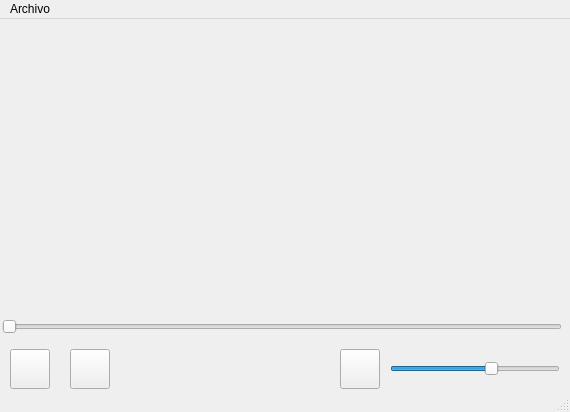
<?xml version="1.0" encoding="UTF-8"?>
<ui version="4.0">
 <class>MainWindow</class>
 <widget class="QMainWindow" name="MainWindow">
  <property name="geometry">
   <rect>
    <x>0</x>
    <y>0</y>
    <width>570</width>
    <height>412</height>
   </rect>
  </property>
  <property name="windowTitle">
   <string>Reproductor</string>
  </property>
  <widget class="QWidget" name="centralwidget">
   <widget class="QWidget" name="verticalLayoutWidget">
    <property name="geometry">
     <rect>
      <x>3</x>
      <y>0</y>
      <width>561</width>
      <height>291</height>
     </rect>
    </property>
    <layout class="QVBoxLayout" name="video">
     <property name="sizeConstraint">
      <enum>QLayout::SetMaximumSize</enum>
     </property>
    </layout>
   </widget>
   <widget class="QSlider" name="volumen">
    <property name="geometry">
     <rect>
      <x>390</x>
      <y>330</y>
      <width>170</width>
      <height>40</height>
     </rect>
    </property>
    <property name="sliderPosition">
     <number>60</number>
    </property>
    <property name="orientation">
     <enum>Qt::Horizontal</enum>
    </property>
    <property name="tickInterval">
     <number>1</number>
    </property>
   </widget>
   <widget class="QPushButton" name="play">
    <property name="geometry">
     <rect>
      <x>10</x>
      <y>330</y>
      <width>40</width>
      <height>40</height>
     </rect>
    </property>
    <property name="text">
     <string/>
    </property>
   </widget>
   <widget class="QPushButton" name="stop">
    <property name="geometry">
     <rect>
      <x>70</x>
      <y>330</y>
      <width>40</width>
      <height>40</height>
     </rect>
    </property>
    <property name="text">
     <string/>
    </property>
   </widget>
   <widget class="QSlider" name="proceso">
    <property name="geometry">
     <rect>
      <x>2</x>
      <y>300</y>
      <width>560</width>
      <height>16</height>
     </rect>
    </property>
    <property name="orientation">
     <enum>Qt::Horizontal</enum>
    </property>
   </widget>
   <widget class="QPushButton" name="mute">
    <property name="geometry">
     <rect>
      <x>340</x>
      <y>330</y>
      <width>40</width>
      <height>40</height>
     </rect>
    </property>
    <property name="text">
     <string/>
    </property>
   </widget>
  </widget>
  <widget class="QMenuBar" name="menubar">
   <property name="geometry">
    <rect>
     <x>0</x>
     <y>0</y>
     <width>570</width>
     <height>19</height>
    </rect>
   </property>
   <widget class="QMenu" name="menuArchivo">
    <property name="title">
     <string>Archivo</string>
    </property>
    <addaction name="menu_abrir"/>
    <addaction name="menu_salir"/>
   </widget>
   <addaction name="menuArchivo"/>
  </widget>
  <widget class="QStatusBar" name="statusbar"/>
  <action name="menu_abrir">
   <property name="text">
    <string>Abrir</string>
   </property>
  </action>
  <action name="menu_salir">
   <property name="text">
    <string>Salir</string>
   </property>
  </action>
 </widget>
 <resources/>
 <connections/>
</ui>
